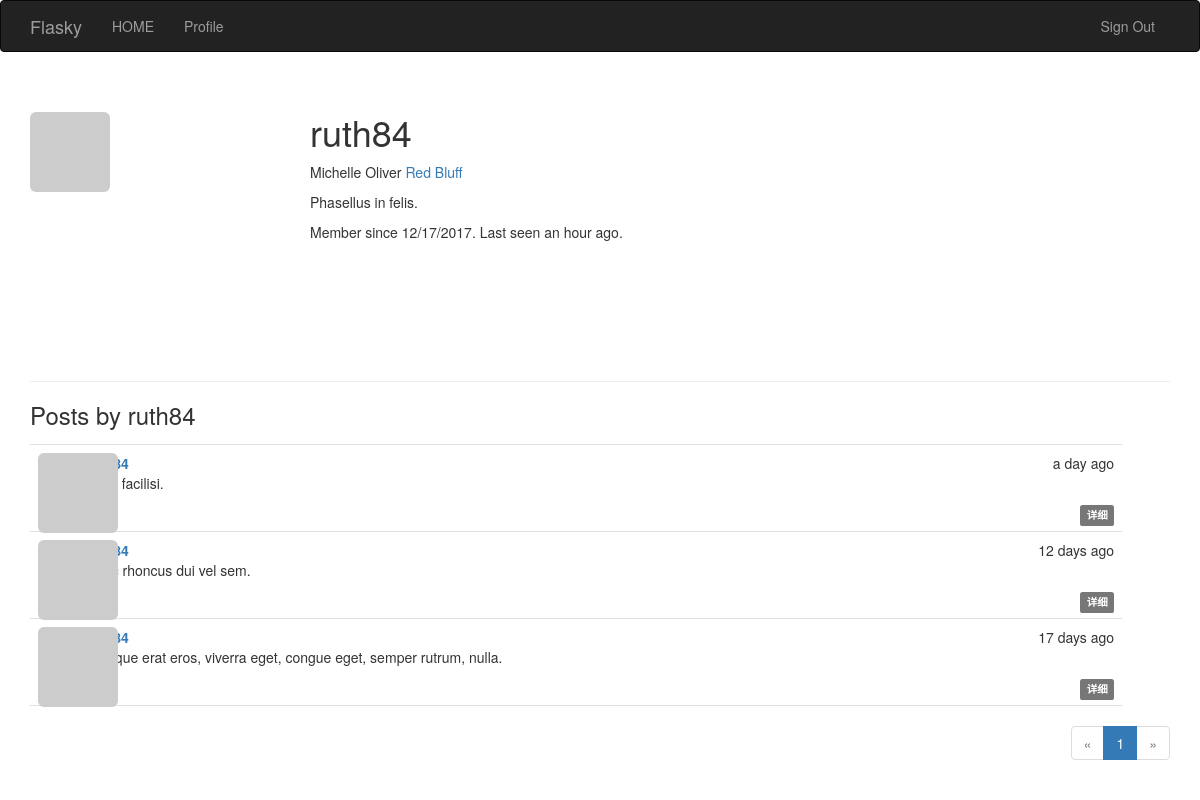
Screenshot of /user/ruth84 (signed in) with the database file from the repository.
### app/models.py (models this page shows, shortened)
class User(UserMixin, db.Model):
    __tablename__ = 'users'
    id = db.Column(db.Integer, primary_key=True)
    email = db.Column(db.String(64), unique=True, index=True)
    username = db.Column(db.String(64), unique=True, index=True)
    password_hash = db.Column(db.String(128))
    role_id = db.Column(db.Integer, db.ForeignKey('roles.id'))
    confirmed = db.Column(db.Boolean, default=False)
    name = db.Column(db.String(64))
    location = db.Column(db.String(64))
    about_me = db.Column(db.Text())
    member_since = db.Column(db.DateTime(), default=datetime.utcnow)
    last_seen = db.Column(db.DateTime(), default=datetime.utcnow)
    posts = db.relationship('Post', backref='author', lazy='dynamic')
    @property
    def password(self):
        raise AttributeError('password is not a readable attribute')
    def can(self, permissions):
        return self.role is not None and (self.role.permissions & permissions) == permissions
    def is_administrator(self):
        return self.can(Permission.ADMINISTER)
    def ping(self):
        self.last_seen = datetime.utcnow()
        db.session.add(self)
    def gravatar(self, size=100, default='identicon', rating='g'):
        if request.is_secure:
            url = 'https://secure.gravatar.com/avatar'
        else:
            url = 'http://www.gravatar.com/avatar'
        hash = hashlib.md5(self.email.encode('utf-8')).hexdigest()
        return '{}/{}?s={}&d={}&r={}'.format(url, hash, size, default, rating)

class Post(db.Model):
    __tablename__ = 'posts'
    id = db.Column(db.Integer, primary_key=True)
    body = db.Column(db.Text)
    timestamp = db.Column(db.DateTime, index=True, default=datetime.utcnow)
    author_id = db.Column(db.Integer, db.ForeignKey('users.id'))
    body_html = db.Column(db.Text)

### app/main/views.py (the view)
@main.route('/user/<username>')
def user(username):
    user = User.query.filter_by(username=username).first()
    if user is None:
        abort(404)
    page = request.args.get('page', 1, type=int)
    pagination = user.posts.order_by(Post.timestamp.desc()).paginate(
        page, per_page=current_app.config['POSTS_PER_PAGE'],
        error_out=False)
    posts = pagination.items
    return render_template('user.html', user=user, posts=posts, pagination=pagination)

### app/auth/views.py (called while the page is built)
@auth.before_app_request
def before_request():
    if current_user.is_authenticated:
        current_user.ping()
        if not current_user.confirmed and request.endpoint[:5]!='auth.':
            flash("尽快认证账号")

### app/main/__init__.py (called while the page is built)
@main.app_context_processor
def inject_permissions():
    return dict(Permission=Permission)

### app/models.py (called while the page is built)
@login_manager.user_loader
def load_user(user_id):
    return User.query.get(int(user_id))

### app/templates/user.html (shortened to what this page needs)
{% extends "base.html"%}
{% import "_macros.html" as macros%}
{% block page_content %}
<div class="page-header">
    <img class="img-rounded profile-thumbnail" src="{{ user.gravatar(size=256)}} " >
    <div class="profile-header" >
        <h1>{{user.username}}</h1>
        {% if user.name or user.location%}
        <p>{% if user.name%}{{user.name}}{% endif%}
        {% if user.location%}<a href="http://maps.baidu.com/?q={{user.location}}">{{ user.location}}</a>{%endif%}
        </p>
        {% endif%}
        {% if user.about_me %}<p>{{ user.about_me }}</p>{% endif %}
        <p>
            Member since {{ moment(user.member_since).format('L') }}.
            Last seen {{ moment(user.last_seen).fromNow() }}.
        </p>
    </div>
</div>
<div class="posts">
    <h3>Posts by {{ user.username }}</h3>
    {% include '_posts.html'%}
{% if pagination %}
<div class="pagination">
    {{ macros.pagination_widget(pagination, '.user', username=user.username) }}
</div>
{% endif %}
</div>
{% endblock %}

### app/templates/_posts.html (shortened to what this page needs)
<ul class="posts">
    {% for post in posts %}
    <li class="post">
        <div class="post-thumbnail">
            <a href="{{ url_for('.user', username=post.author.username) }}">
                <img class="img-rounded profile-thumbnail" src="{{ post.author.gravatar(size=40) }}">
            </a>
        </div>
        <div class="post-content">
            <div class="post-date">{{ moment(post.timestamp).fromNow() }}</div>
            <div class="post-author"><a href="{{ url_for('.user', username=post.author.username) }}">{{ post.author.username }}</a></div>
            <div class="post-body">
                {% if post.body_html %}
                    {{ post.body_html |safe}}
                {% else %}
                    {{ post.body}}
                {% endif %}
            </div>
            <div class="post-footer">
                <a href="{{url_for('.post',id=post.id)}}">
                    <span class="label label-default">详细</span>
                </a>
            </div>
        </div>
    </li>
    {% endfor %}
</ul>

### app/static/styles.css (style rules this page uses)
.profile-thumbnail { position: absolute; }
.profile-header { min-height: 260px; margin-left: 280px; }
ul.posts { list-style-type: none; padding: 0px; margin: 16px 48px 0px 0px; border-top: 1px solid #e0e0e0; }
ul.posts li.post { padding: 8px; border-bottom: 1px solid #e0e0e0; }
div.post-date { float: right; }
div.post-author { font-weight: bold; }
div.post-thumbnail { position: absolute; }
div.post-content { margin-left: 48px; min-height: 48px; }
div.post-footer { text-align: right; }
div.pagination { width: 100%; text-align: right; padding: 0px; margin: 0px; }

### rows the page displays
User: username "ruth84", name "Michelle Oliver", location "Red Bluff", about_me "Phasellus in felis.", member_since "12/17/2017", last_seen "an hour ago"
Post: timestamp "a day ago", body_html "Nulla facilisi."
Post: timestamp "12 days ago", body_html "Nunc rhoncus dui vel sem."
Post: timestamp "17 days ago", body_html "Quisque erat eros, viverra eget, congue eget, semper rutrum, nulla."

### other values shown
{{ p }} "1"
